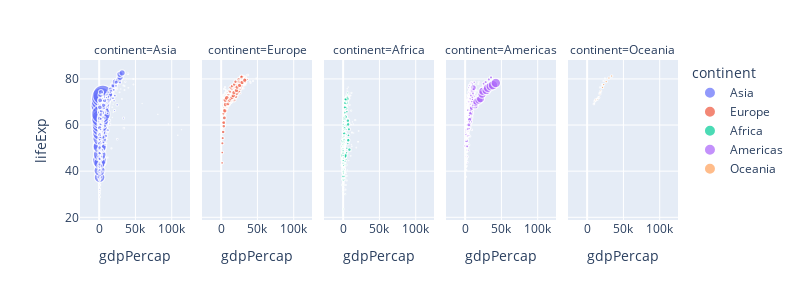

Notebook source saved alongside this figure:
### Code cell
fig = px.scatter(gapminder,
                 y='lifeExp',
                 x='gdpPercap', 
                 color='continent',
                size='pop',
                size_max=20,
                hover_name='country',
                facet_col='continent', width=800)
fig.show()

### Figure 1 — Plotly figure (JSON) as saved in the notebook; plotly's stock layout.template omitted (floating-point values rounded to 4 significant figures; data arrays with more than 128 entries replaced by an {"elided": "..."} marker saying what was removed)
{"data": [{"hovertemplate": "<b>%{hovertext}</b><br><br>continent=Asia<br>gdpPercap=%{x}<br>lifeExp=%{y}<br>pop=%{marker.size}<extra></extra>", "hovertext": {"elided": "396 str values"}, "legendgroup": "Asia", "marker": {"color": "#636efa", "size": {"elided": "396 int values"}, "sizemode": "area", "sizeref": 3297000.0, "symbol": "circle"}, "mode": "markers", "name": "Asia", "showlegend": true, "type": "scattergl", "x": {"elided": "396 float values"}, "xaxis": "x", "y": {"elided": "396 float values"}, "yaxis": "y"}, {"hovertemplate": "<b>%{hovertext}</b><br><br>continent=Europe<br>gdpPercap=%{x}<br>lifeExp=%{y}<br>pop=%{marker.size}<extra></extra>", "hovertext": {"elided": "360 str values"}, "legendgroup": "Europe", "marker": {"color": "#EF553B", "size": {"elided": "360 int values"}, "sizemode": "area", "sizeref": 3297000.0, "symbol": "circle"}, "mode": "markers", "name": "Europe", "showlegend": true, "type": "scattergl", "x": {"elided": "360 float values"}, "xaxis": "x2", "y": {"elided": "360 float values"}, "yaxis": "y2"}, {"hovertemplate": "<b>%{hovertext}</b><br><br>continent=Africa<br>gdpPercap=%{x}<br>lifeExp=%{y}<br>pop=%{marker.size}<extra></extra>", "hovertext": {"elided": "624 str values"}, "legendgroup": "Africa", "marker": {"color": "#00cc96", "size": {"elided": "624 int values"}, "sizemode": "area", "sizeref": 3297000.0, "symbol": "circle"}, "mode": "markers", "name": "Africa", "showlegend": true, "type": "scattergl", "x": {"elided": "624 float values"}, "xaxis": "x3", "y": {"elided": "624 float values"}, "yaxis": "y3"}, {"hovertemplate": "<b>%{hovertext}</b><br><br>continent=Americas<br>gdpPercap=%{x}<br>lifeExp=%{y}<br>pop=%{marker.size}<extra></extra>", "hovertext": {"elided": "300 str values"}, "legendgroup": "Americas", "marker": {"color": "#ab63fa", "size": {"elided": "300 int values"}, "sizemode": "area", "sizeref": 3297000.0, "symbol": "circle"}, "mode": "markers", "name": "Americas", "showlegend": true, "type": "scattergl", "x": {"elided": "300 float values"}, "xaxis": "x4", "y": {"elided": "300 float values"}, "yaxis": "y4"}, {"hovertemplate": "<b>%{hovertext}</b><br><br>continent=Oceania<br>gdpPercap=%{x}<br>lifeExp=%{y}<br>pop=%{marker.size}<extra></extra>", "hovertext": ["Australia", "Australia", "Australia", "Australia", "Australia", "Australia", "Australia", "Australia", "Australia", "Australia", "Australia", "Australia", "New Zealand", "New Zealand", "New Zealand", "New Zealand", "New Zealand", "New Zealand", "New Zealand", "New Zealand", "New Zealand", "New Zealand", "New Zealand", "New Zealand"], "legendgroup": "Oceania", "marker": {"color": "#FFA15A", "size": [8691212, 9712569, 10794968, 11872264, 13177000, 14074100, 15184200, 16257249, 17481977, 18565243, 19546792, 20434176, 1994794, 2229407, 2488550, 2728150, 2929100, 3164900, 3210650, 3317166, 3437674, 3676187, 3908037, 4115771], "sizemode": "area", "sizeref": 3297000.0, "symbol": "circle"}, "mode": "markers", "name": "Oceania", "showlegend": true, "type": "scattergl", "x": [10040.0, 10950.0, 12220.0, 14530.0, 16790.0, 18330.0, 19480.0, 21890.0, 23420.0, 27000.0, 30690.0, 34440.0, 10560.0, 12250.0, 13180.0, 14460.0, 16050.0, 16230.0, 17630.0, 19010.0, 18360.0, 21050.0, 23190.0, 25190.0], "xaxis": "x5", "y": [69.12, 70.33, 70.93, 71.1, 71.93, 73.49, 74.74, 76.32, 77.56, 78.83, 80.37, 81.23, 69.39, 70.26, 71.24, 71.52, 71.89, 72.22, 73.84, 74.32, 76.33, 77.55, 79.11, 80.2], "yaxis": "y5"}], "layout": {"annotations": [{"font": {}, "showarrow": false, "text": "continent=Asia", "x": 0.092, "xanchor": "center", "xref": "paper", "y": 1, "yanchor": "bottom", "yref": "paper"}, {"font": {}, "showarrow": false, "text": "continent=Europe", "x": 0.296, "xanchor": "center", "xref": "paper", "y": 1, "yanchor": "bottom", "yref": "paper"}, {"font": {}, "showarrow": false, "text": "continent=Africa", "x": 0.5, "xanchor": "center", "xref": "paper", "y": 1, "yanchor": "bottom", "yref": "paper"}, {"font": {}, "showarrow": false, "text": "continent=Americas", "x": 0.704, "xanchor": "center", "xref": "paper", "y": 1, "yanchor": "bottom", "yref": "paper"}, {"font": {}, "showarrow": false, "text": "continent=Oceania", "x": 0.908, "xanchor": "center", "xref": "paper", "y": 1, "yanchor": "bottom", "yref": "paper"}], "height": 300, "legend": {"itemsizing": "constant", "title": {"text": "continent"}, "tracegroupgap": 0}, "margin": {"t": 60}, "width": 800, "xaxis": {"anchor": "y", "domain": [0, 0.184], "title": {"text": "gdpPercap"}}, "xaxis2": {"anchor": "y2", "domain": [0.204, 0.388], "matches": "x", "title": {"text": "gdpPercap"}}, "xaxis3": {"anchor": "y3", "domain": [0.408, 0.592], "matches": "x", "title": {"text": "gdpPercap"}}, "xaxis4": {"anchor": "y4", "domain": [0.612, 0.796], "matches": "x", "title": {"text": "gdpPercap"}}, "xaxis5": {"anchor": "y5", "domain": [0.816, 1], "matches": "x", "title": {"text": "gdpPercap"}}, "yaxis": {"anchor": "x", "domain": [0, 1], "title": {"text": "lifeExp"}}, "yaxis2": {"anchor": "x2", "domain": [0, 1], "matches": "y", "showticklabels": false}, "yaxis3": {"anchor": "x3", "domain": [0, 1], "matches": "y", "showticklabels": false}, "yaxis4": {"anchor": "x4", "domain": [0, 1], "matches": "y", "showticklabels": false}, "yaxis5": {"anchor": "x5", "domain": [0, 1], "matches": "y", "showticklabels": false}}}
